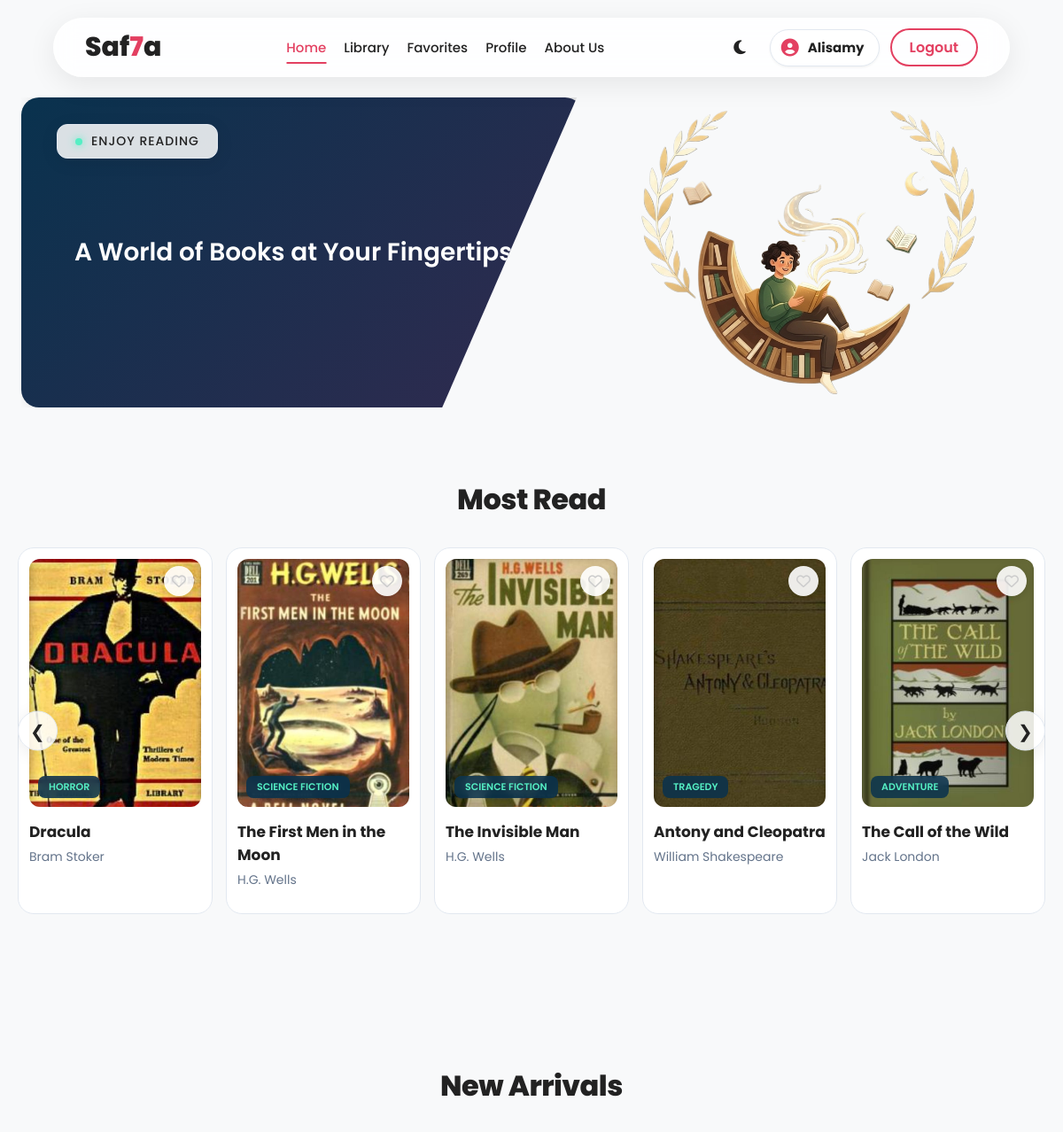
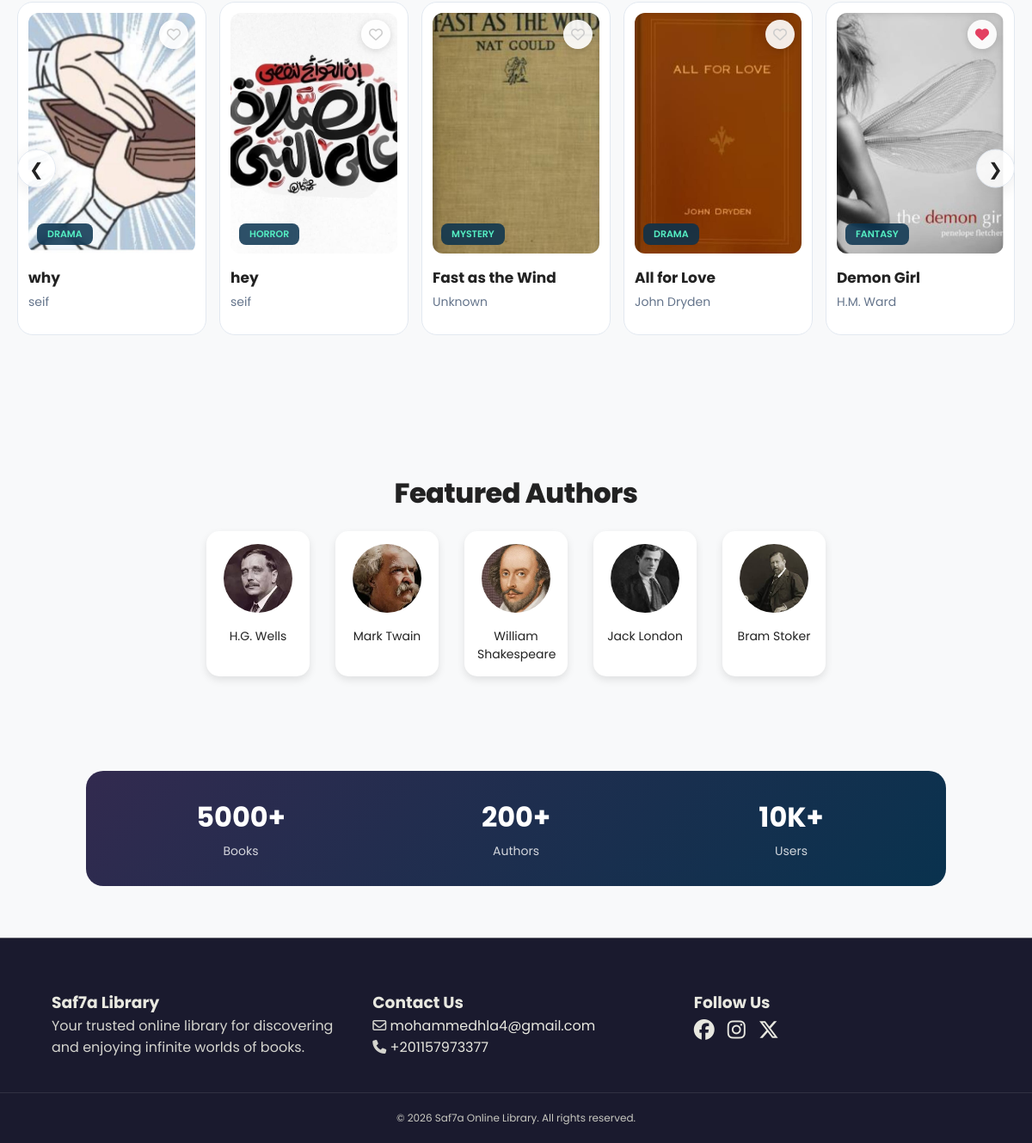
Screenshot of / (signed in) with the database file from the repository (2 pictures, top to bottom).
### myapp/models.py (models this page shows, shortened)
class Book(models.Model):
    title = models.CharField(max_length=200)
    author = models.ForeignKey(Author, on_delete=models.CASCADE, related_name='books')
    category = models.CharField(max_length=100)
    image = models.ImageField(upload_to='covers/')
    description = models.TextField()
    rating = models.FloatField(default=0.0)
    most_read = models.BooleanField(default=False)
    latest = models.BooleanField(default=False)
    pdf_file = models.FileField(upload_to='pdfs/')

class Author(models.Model):
    name = models.CharField(max_length=100, unique=True)
    image = models.ImageField(upload_to='authors/', null=True, blank=True)

### myapp/views.py (the view)
# urls.py: path('', views.home_view, name='home'),
def home_view(request):
    most_read_books = Book.objects.filter(most_read=True)
    latest_books = Book.objects.filter(latest=True).order_by('-id')[:10]
    authors = Author.objects.exclude(image="").exclude(image__isnull=True)[:5]
    favorite_book_ids = []
    if request.user.is_authenticated:
        favorite_book_ids = Favorite.objects.filter(user=request.user).values_list('book_id', flat=True)
    context = {
        'most_read_books': most_read_books,
        'latest_books': latest_books,
        'authors': authors, # بعتنا المؤلفين هنا
        'favorite_book_ids': list(favorite_book_ids),
    }
    return render(request, 'index.html', context)

### templates/index.html (shortened to what this page needs)
{% load static %}
<!DOCTYPE html>
<html lang="en">
<head>
    <link rel="stylesheet" href="https://cdnjs.cloudflare.com/ajax/libs/font-awesome/6.5.1/css/all.min.css">
    <link rel="stylesheet" href="{% static 'css/style.css' %}">
    <link rel="stylesheet" href="{% static 'css/home.css' %}">
    <link rel="stylesheet" href="{% static 'css/heart.css' %}">
</head>
<body>
    <nav class="nav">
        <a class="logo" href="{% url 'home' %}">Saf<span>7</span>a</a>
        <div class="mobile-menu" id="mobile-menu">
            <div class="nav-links">
                <a href="{% url 'home' %}" class="{% if request.resolver_match.url_name == 'home' %}active{% endif %}">Home</a>
                <a href="{% url 'library' %}" class="{% if request.resolver_match.url_name == 'library' %}active{% endif %}">Library</a>
                <a href="{% url 'favorites' %}" class="{% if request.resolver_match.url_name == 'favorites' %}active{% endif %}">Favorites</a>
                <a href="{% url 'profile' %}" class="{% if request.resolver_match.url_name == 'profile' %}active{% endif %}">Profile</a>
                <a href="{% url 'about-us' %}" class="{% if request.resolver_match.url_name == 'about-us' %}active{% endif %}">About Us</a>
            </div>
            <div class="rigester">
                <button id="dark-mode-toggle" class="dark-mode-btn">
                    <i class="fa-solid fa-moon"></i>
                </button>
                {% if user.is_authenticated %}
                    <a href="{% url 'profile' %}" class="nav-profile-pill">
                        <i class="fa-solid fa-circle-user"></i>
                        <span class="nav-profile-pill-text">{{ user.username }}</span>
                    </a>
                    <a class="login" href="{% url 'logout' %}">Logout</a>
                {% else %}
                    <a class="login" href="{% url 'login' %}">Login</a>
                    <a class="sign-up" href="{% url 'signup' %}">Sign UP</a>
                {% endif %}
            </div>
        </div>
    </nav>
    <div class="hero">
        <div class="slider">
            <div class="enjoy"><span class="dot"></span>Enjoy Reading</div>
            <div class="slider-text-container">
                <div class="slides">
                    <div class="slide">A World of Books at Your Fingertips</div>
                </div>
            </div>
        </div>
        <div class="hero-right">
             <img class="hero-image" src="{% static 'images/hero-image.png' %}" alt="hero image">
        </div>
    </div>
    <section class="slider-section" id="most-read-section">
        <h2 class="section-title">Most Read</h2>
        <div class="slider-wrapper">
            <button type="button" class="slide-btn left" data-slider-target="most-read">&#10094;</button>
            <div id="most-read" class="books-container">
                {% for book in most_read_books %}
                <div class="book-card" onclick="location.href='{% url 'book_detail' book.id %}'">
                    <div class="book-image-wrapper">
                        <img src="{{ book.image.url }}" alt="{{ book.title }}">
                        <span class="category-badge">{{ book.category }}</span>
                        <button class="fav-btn {% if book.id in favorite_book_ids %}active{% endif %}"
                                onclick="event.stopPropagation(); toggleFavorite({{ book.id }}, this)">
                            <i class="fa-{% if book.id in favorite_book_ids %}solid{% else %}regular{% endif %} fa-heart"></i>
                        </button>
                    </div>
                    <div class="book-info">
                        <h3>{{ book.title }}</h3>
                        <p class="author-name">{{ book.author.name }}</p>
                    </div>
                </div>
                {% endfor %}
            </div>
            <button type="button" class="slide-btn right" data-slider-target="most-read">&#10095;</button>
        </div>
    </section>
    <section class="slider-section" id="latest-section">
        <h2 class="section-title">New Arrivals</h2>
        <div class="slider-wrapper">
            <button type="button" class="slide-btn left" data-slider-target="latest">&#10094;</button>
            <div id="latest" class="books-container">
                {% for book in latest_books %}
                <div class="book-card" onclick="location.href='{% url 'book_detail' book.id %}'">
                    <div class="book-image-wrapper">
                        <img src="{{ book.image.url }}" alt="{{ book.title }}">
                        <span class="category-badge">{{ book.category }}</span>
                        <button class="fav-btn {% if book.id in favorite_book_ids %}active{% endif %}"
                                onclick="event.stopPropagation(); toggleFavorite({{ book.id }}, this)">
                            <i class="fa-{% if book.id in favorite_book_ids %}solid{% else %}regular{% endif %} fa-heart"></i>
                        </button>
                    </div>
                    <div class="book-info">
                        <h3>{{ book.title }}</h3>
                        <p class="author-name">{{ book.author.name }}</p>
                    </div>
                </div>
                {% endfor %}
            </div>
            <button type="button" class="slide-btn right" data-slider-target="latest">&#10095;</button>
        </div>
    </section>
    <section class="authors-section">
        <h2 class="section-title">Featured Authors</h2>
        <div class="authors-container">
            {% for author in authors %}
            <div class="author-card">
                <img src="{% if author.image %}{{ author.image.url }}{% else %}{% static 'images/default-author.png' %}{% endif %}" alt="{{ author.name }}">
                <p>{{ author.name }}</p>
            </div>
            {% endfor %}
        </div>
    </section>
    <section class="stats-section">
        <div class="stat"><h2>5000+</h2><p>Books</p></div>
        <div class="stat"><h2>200+</h2><p>Authors</p></div>
        <div class="stat"><h2>10K+</h2><p>Users</p></div>
    </section>
    <footer>
        <div class="footer-container">
            <div class="footer-section">
                <h3>Saf7<span>a</span> Library</h3>
                <p>Your trusted online library for discovering and enjoying infinite worlds of books.</p>
            </div>
            <div class="footer-section">
                <h3>Contact Us</h3>
                <p><i class="fa-regular fa-envelope"></i> <a href="mailto:mohammedhla4@gmail.com">mohammedhla4@gmail.com</a></p>
                <p><i class="fa-solid fa-phone"></i> <a href="tel:+201157973377">+201157973377</a></p>
            </div>
            <div class="footer-section">
                <h3>Follow Us</h3>
                <div class="social-links">
                    <a href="#"><i class="fa-brands fa-facebook"></i></a>
                    <a href="#"><i class="fa-brands fa-instagram"></i></a>
                    <a href="#"><i class="fa-brands fa-x-twitter"></i></a>
                </div>
            </div>
        </div>
        <div class="copyright-bar">
            <p>© 2026 Saf7a Online Library. All rights reserved.</p>
        </div>
    </footer>
</body>
</html>

### static/css/style.css (style rules this page uses)
:root { --bg-color: #f8f9fa; --card-color: #ffffff; --text-color: #222; --nav-bg: rgba(255, 255, 255, 0.85); --nav-border: rgba(255, 255, 255, 0.3); --border: #e2e8f0; --primary-color: rgb(227, 64, 97); --font-sans: 'Poppins', system-ui, -apple-system, sans-serif; --red-light: #ff5c7a; --dark: #1a1a2e; --muted: #64748b; --radius: 14px; --shadow: 0 4px 20px rgba(0, 0, 0, 0.08); --accent: #fd79a8; }
* { margin: 0; padding: 0; box-sizing: border-box; transition: background-color 0.3s ease, color 0.3s ease, border-color 0.3s ease; }
body { background-color: var(--bg-color); font-family: var(--font-sans); color: var(--text-color); min-height: 100vh; display: flex; flex-direction: column; }
a { text-decoration: none; color: inherit; }
button { cursor: pointer; border: none; background: none; font-family: var(--font-sans); }
#dark-mode-toggle { color: var(--text-color); font-size: 18px; padding: 5px; margin-right: 10px; display: flex; align-items: center; }
.nav { display: flex; justify-content: space-between; align-items: center; padding: 10px 35px; position: fixed; top: 20px; left: 50%; transform: translateX(-50%); width: 90%; max-width: 1200px; z-index: 2000; background: var(--nav-bg); backdrop-filter: blur(12px); -webkit-backdrop-filter: blur(12px); border: 1px solid var(--nav-border); border-radius: 100px; box-shadow: 0 8px 32px rgba(0, 0, 0, 0.08); transition: all 0.4s cubic-bezier(0.4, 0, 0.2, 1); }
.logo { text-align: center; font-size: 30px; font-weight: 800; }
.logo span { color: var(--primary-color); }
.nav-links { display: flex; gap: 20px; align-items: center; }
.nav-links a { font-size: 15px; font-weight: 500; color: var(--text-color); position: relative; padding: 5px 0; transition: 0.3s; }
.nav-links a:hover, .nav-links a.active { color: var(--primary-color); }
.nav-links a::after { content: ""; position: absolute; width: 0; height: 2px; background-color: var(--primary-color); left: 50%; bottom: -2px; transition: 0.3s; transform: translateX(-50%); }
.nav-links a:hover::after, .nav-links a.active::after { width: 100%; }
.rigester { display: flex; align-items: center; gap: 12px; }
.login { background: transparent; color: var(--primary-color); border: 2px solid var(--primary-color); padding: 7px 20px; border-radius: 50px; font-weight: 600; transition: 0.3s; }
.nav-profile-pill { display: inline-flex; align-items: center; justify-content: center; gap: 10px; padding: 8px 16px 8px 12px; border-radius: 999px; background: var(--card-color); color: var(--text-color) !important; border: 1.5px solid var(--border); font-weight: 700; font-size: 15px; line-height: 1.2; max-width: min(240px, 42vw); min-height: 42px; box-sizing: border-box; transition: border-color 0.2s, color 0.2s, box-shadow 0.2s; text-decoration: none !important; box-shadow: 0 1px 3px rgba(0, 0, 0, 0.06); }
.nav-profile-pill > i { flex-shrink: 0; font-size: 1.25rem; color: var(--primary-color); }
.nav-profile-pill-text { overflow: hidden; text-overflow: ellipsis; white-space: nowrap; min-width: 0; }
footer { background: var(--dark); color: #e8e8e0; padding-top: 60px; border-top: 1px solid rgba(232, 232, 224, 0.35); }
.footer-container { display: grid; grid-template-columns: repeat(auto-fit, minmax(250px, 1fr)); gap: 40px; width: 90%; max-width: 1200px; margin: 0 auto; padding-bottom: 40px; }
.footer-section h3 span { color: #e8e8e0; }
.footer-section p { color: #d4d4ce; }
footer a { color: #e8e8e0; text-decoration-color: rgba(232, 232, 224, 0.45); }
.social-links { display: flex; gap: 15px; font-size: 24px; }
.copyright-bar { text-align: center; padding: 20px 0; border-top: 1px solid rgba(255, 255, 255, 0.1); font-size: 12px; color: #c8c8c0; }
body { padding-top: 110px; }
.hero, section:first-of-type { margin-top: 0 !important; }
.nav { overflow: visible !important; }
.mobile-menu { display: contents; }

### static/css/heart.css (style rules this page uses)
.book-image-wrapper { position: relative; }
.fav-btn { position: absolute; top: 8px; right: 8px; width: 34px; height: 34px; border-radius: 50%; border: none; background: rgba(255, 255, 255, 0.9); color: #ccc; font-size: 1rem; display: flex; align-items: center; justify-content: center; cursor: pointer; box-shadow: 0 2px 8px rgba(0,0,0,0.15); transition: transform 0.2s, background 0.2s, color 0.2s; z-index: 2; }
.fav-btn.active { color: var(--primary-color); }
.fav-btn.active i { font-weight: 900; }

### rows the page displays
Book: image (picture), category "HORROR", title "Dracula", author.name "Bram Stoker"
Book: image (picture), category "SCIENCE FICTION", title "The First Men in the Moon", author.name "H.G. Wells"
Book: image (picture), category "SCIENCE FICTION", title "The Invisible Man", author.name "H.G. Wells"
Book: image (picture), category "TRAGEDY", title "Antony and Cleopatra", author.name "William Shakespeare"
Book: image (picture), category "ADVENTURE", title "The Call of the Wild", author.name "Jack London"
Book: image (picture), category "DRAMA", title "why", author.name "seif"
Book: image (picture), category "HORROR", title "hey", author.name "seif"
Book: image (picture), category "MYSTERY", title "Fast as the Wind", author.name "Unknown"
Book: image (picture), category "DRAMA", title "All for Love", author.name "John Dryden"
Book: image (picture), category "FANTASY", title "Demon Girl", author.name "H.M. Ward"
Author: image (picture), name "H.G. Wells"
Author: image (picture), name "Mark Twain"
Author: image (picture), name "William Shakespeare"
Author: image (picture), name "Jack London"
Author: image (picture), name "Bram Stoker"

### other values shown
{{ user.username }} "Alisamy"
